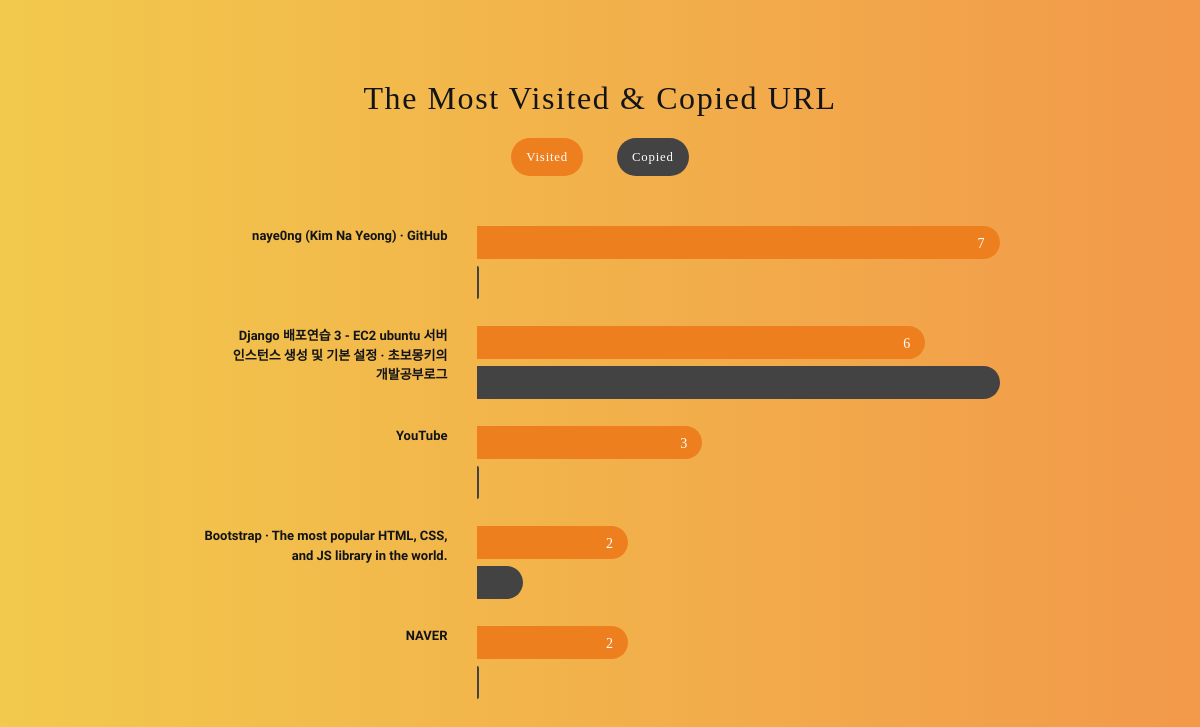
/rank/, run on the app's committed database.
### shortener/models.py (models this page shows)
class URL(models.Model) :
    url = models.TextField(unique=True)
    shortURL = models.TextField(unique=True)
    title = models.TextField(default="")
    visited = models.IntegerField(default=0)
    copied = models.IntegerField(default=0)

### shortener/views.py (the view)
# urls.py: path('rank/', views.rank),
def rank(request) :
    visited_rank = URL_Model.objects.all().order_by('-visited')[:5]
    copied_rank = URL_Model.objects.all().order_by('-copied')[:5]
    return render(request, 'rank.html',{'visited_rank':visited_rank,'copied_rank':copied_rank})

### shortener/templates/rank.html (shortened to what this page needs)
{% extends 'layout.html' %}
{% block content %}
<section class="rank">
    <p class="title font-jalnan">The Most Visited & Copied URL</p>
    <div class="rank-filter-btns">
        <button id="visit-btn" class="rank-filter-btn btnA font-jalnan" onclick="toggleRankFilter(0)">Visited</button>
        <button id="copy-btn"  class="rank-filter-btn btnB font-jalnan" onclick="toggleRankFilter(1)">Copied</buttonid="">
    </div>
    <div id="visit-rank" class="ranking">
        {% for url in visited_rank %}
        <div class="chart-wrapper row">
            <div class="col-4 head-title">{{ url.title }}</div>
            <div class="col">
                <div class="horizental-chart chartA"
                    style="width:calc(({{url.visited}} / {{visited_rank.first.visited}}) * 100% + 2px);">
                    <div class="chart-data font-jalnan">
                        {% if url.visited > 0 %}
                        {{ url.visited }}
                        {% endif %}
                    </div>
                </div>
                <br />
                <div class="horizental-chart chartB"
                    style="width:calc(({{ url.copied }} / {{copied_rank.first.copied}}) * 100% + 2px);">
                </div>
            </div>
        </div>
        {% endfor %}
    </div>
{% endblock %}

### shortener/templates/layout.html (shortened to what this page needs)
{% load static %}
<!DOCTYPE html>
<html lang="en">
<head>
    <link rel="stylesheet" href="https://stackpath.bootstrapcdn.com/bootstrap/4.4.1/css/bootstrap.min.css">
    <link rel="stylesheet" href="{% static 'css/style.css' %}">
</head>
<body>
    <div class="container">
        <div class="row align-items-center middle-wrapper justify-content-center">
          <div class="col col-md-9">
            {% block content %}
            {% endblock %}
          </div>
        </div>
    </div>
</body>
</html>

### shortener/static/css/style.css (style rules this page uses)
.font-jalnan { font-family: "jalnan"; }
* { font-family: "Nanum Gothic", sans-serif; margin: 0; padding: 0; color: #131417; box-sizing: border-box; font-size: 1rem; }
body { width: 100%; height: 100vh; overflow: hidden; background: #f2994a; background: -webkit-linear-gradient(to right, #f2c94c, #f2994a); background: linear-gradient(to right, #f2c94c, #f2994a); }
.title { text-align: center; font-size: 2rem; letter-spacing: 0.1rem; }
.middle-wrapper { height: 100vh; }
.rank-filter-btns { text-align: center; }
.rank-filter-btn { margin:0 15px; padding: 10px 15px 9px; border-radius: 30px; border:none; text-align: center; font-size: 0.8rem; letter-spacing: 0.05rem; color:#ffffff; }
.btnA { background:#ee7f1e; }
.btnB { background: #444344; }
.ranking { margin-top:50px; }
.chart-wrapper { margin: 20px 0; }
.head-title { height: 80px; font-size: 13px; font-weight: 600; text-align: right; word-break: keep-all; overflow: hidden; text-overflow: ellipsis; display: -webkit-box; -webkit-line-clamp: 4; -webkit-box-orient: vertical; }
.horizental-chart { position: relative; display: inline-block; height: 33px; border-top-right-radius: 30px; border-bottom-right-radius: 30px; }
.chartA { background:#ee7f1e; }
.chartB { background: #444344; }
.chart-data { position: absolute; top: 7px; right:15px; font-size: 14px; color:#ffffff; }

### data on the page
URL: title "naye0ng (Kim Na Yeong) · GitHub", visited "7", copied 0 (drawn)
URL: title "Django 배포연습 3 - EC2 ubuntu 서버 인스턴스 생성 및 기본 설정 · 초보몽키의 개발공부로그", visited "6", copied 24 (drawn)
URL: title "YouTube", visited "3", copied 0 (drawn)
URL: title "Bootstrap · The most popular HTML, CSS, and JS library in the world.", visited "2", copied 2 (drawn)
URL: title "NAVER", visited "2", copied 0 (drawn)
